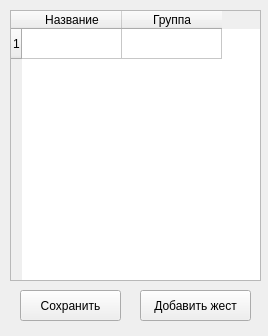
<?xml version="1.0" encoding="UTF-8"?>
<ui version="4.0">
 <class>new_form</class>
 <widget class="QWidget" name="new_form">
  <property name="geometry">
   <rect>
    <x>0</x>
    <y>0</y>
    <width>268</width>
    <height>336</height>
   </rect>
  </property>
  <property name="windowTitle">
   <string>Список жестов</string>
  </property>
  <widget class="QTableWidget" name="gesture_table">
   <property name="geometry">
    <rect>
     <x>10</x>
     <y>10</y>
     <width>251</width>
     <height>271</height>
    </rect>
   </property>
   <property name="selectionMode">
    <enum>QAbstractItemView::ExtendedSelection</enum>
   </property>
   <property name="wordWrap">
    <bool>true</bool>
   </property>
   <property name="rowCount">
    <number>1</number>
   </property>
   <property name="columnCount">
    <number>2</number>
   </property>
   <row/>
   <column>
    <property name="text">
     <string>Название</string>
    </property>
   </column>
   <column>
    <property name="text">
     <string>Группа</string>
    </property>
   </column>
  </widget>
  <widget class="QPushButton" name="add_gesture">
   <property name="geometry">
    <rect>
     <x>140</x>
     <y>290</y>
     <width>111</width>
     <height>31</height>
    </rect>
   </property>
   <property name="text">
    <string>Добавить жест</string>
   </property>
  </widget>
  <widget class="QPushButton" name="save_gesture">
   <property name="geometry">
    <rect>
     <x>20</x>
     <y>290</y>
     <width>101</width>
     <height>31</height>
    </rect>
   </property>
   <property name="text">
    <string>Сохранить</string>
   </property>
  </widget>
 </widget>
 <resources/>
 <connections/>
</ui>
